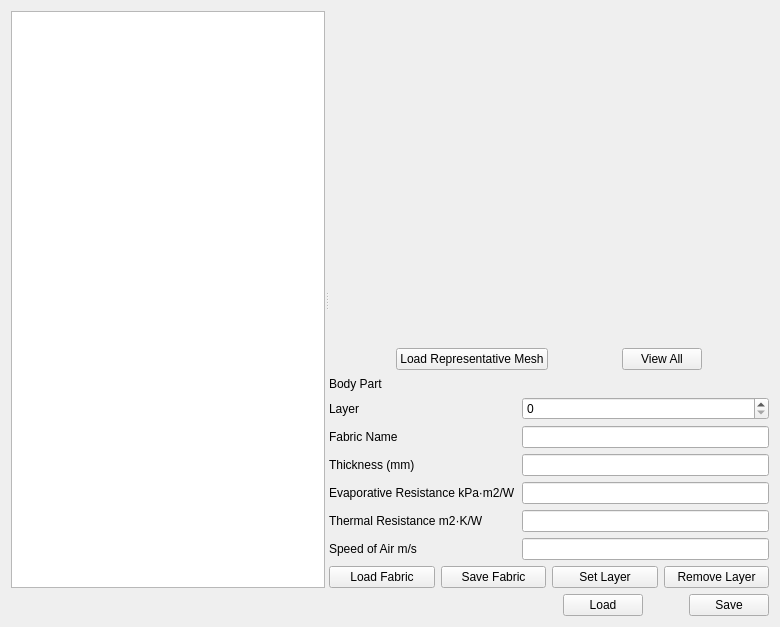
<?xml version="1.0" encoding="UTF-8"?>
<ui version="4.0">
 <class>Form</class>
 <widget class="QWidget" name="Form">
  <property name="geometry">
   <rect>
    <x>0</x>
    <y>0</y>
    <width>780</width>
    <height>627</height>
   </rect>
  </property>
  <property name="windowTitle">
   <string>Form</string>
  </property>
  <layout class="QVBoxLayout" name="verticalLayout_2" stretch="1,0">
   <item>
    <widget class="QSplitter" name="splitter">
     <property name="orientation">
      <enum>Qt::Horizontal</enum>
     </property>
     <widget class="QTreeView" name="anatomyView"/>
     <widget class="QWidget" name="layoutWidget">
      <layout class="QVBoxLayout" name="verticalLayout" stretch="10,0,0,0">
       <item>
        <widget class="QWidget" name="modelView" native="true"/>
       </item>
       <item>
        <layout class="QHBoxLayout" name="horizontalLayout_4">
         <item>
          <spacer name="horizontalSpacer_2">
           <property name="orientation">
            <enum>Qt::Horizontal</enum>
           </property>
           <property name="sizeHint" stdset="0">
            <size>
             <width>40</width>
             <height>20</height>
            </size>
           </property>
          </spacer>
         </item>
         <item>
          <widget class="QPushButton" name="loadZincMesh">
           <property name="text">
            <string>Load Representative Mesh</string>
           </property>
          </widget>
         </item>
         <item>
          <spacer name="horizontalSpacer_5">
           <property name="orientation">
            <enum>Qt::Horizontal</enum>
           </property>
           <property name="sizeHint" stdset="0">
            <size>
             <width>40</width>
             <height>20</height>
            </size>
           </property>
          </spacer>
         </item>
         <item>
          <widget class="QPushButton" name="viewAllScene">
           <property name="text">
            <string>View All</string>
           </property>
          </widget>
         </item>
         <item>
          <spacer name="horizontalSpacer_3">
           <property name="orientation">
            <enum>Qt::Horizontal</enum>
           </property>
           <property name="sizeHint" stdset="0">
            <size>
             <width>40</width>
             <height>20</height>
            </size>
           </property>
          </spacer>
         </item>
        </layout>
       </item>
       <item>
        <layout class="QFormLayout" name="formLayout">
         <item row="1" column="0">
          <widget class="QLabel" name="label">
           <property name="text">
            <string>Body Part</string>
           </property>
          </widget>
         </item>
         <item row="1" column="1">
          <widget class="QLabel" name="BodyPart">
           <property name="font">
            <font>
             <pointsize>10</pointsize>
             <weight>75</weight>
             <bold>true</bold>
            </font>
           </property>
           <property name="text">
            <string/>
           </property>
          </widget>
         </item>
         <item row="2" column="0">
          <widget class="QLabel" name="label_3">
           <property name="text">
            <string>Layer </string>
           </property>
          </widget>
         </item>
         <item row="2" column="1">
          <widget class="QSpinBox" name="layer"/>
         </item>
         <item row="3" column="0">
          <widget class="QLabel" name="label_4">
           <property name="text">
            <string>Fabric Name</string>
           </property>
          </widget>
         </item>
         <item row="3" column="1">
          <widget class="QLineEdit" name="fabricName"/>
         </item>
         <item row="4" column="0">
          <widget class="QLabel" name="label_5">
           <property name="text">
            <string>Thickness (mm)</string>
           </property>
          </widget>
         </item>
         <item row="4" column="1">
          <widget class="QLineEdit" name="fabricThickness"/>
         </item>
         <item row="5" column="0">
          <widget class="QLabel" name="label_7">
           <property name="text">
            <string>Evaporative Resistance kPa·m2/W</string>
           </property>
          </widget>
         </item>
         <item row="5" column="1">
          <widget class="QLineEdit" name="fabricEvaporativeResistance"/>
         </item>
         <item row="6" column="0">
          <widget class="QLabel" name="label_6">
           <property name="text">
            <string>Thermal Resistance m2·K/W</string>
           </property>
          </widget>
         </item>
         <item row="6" column="1">
          <widget class="QLineEdit" name="fabricThermalResistance"/>
         </item>
         <item row="7" column="0">
          <widget class="QLabel" name="velocityOfAirLabel">
           <property name="text">
            <string>Speed of Air m/s</string>
           </property>
          </widget>
         </item>
         <item row="7" column="1">
          <widget class="QLineEdit" name="velocityOfAir"/>
         </item>
        </layout>
       </item>
       <item>
        <layout class="QHBoxLayout" name="horizontalLayout">
         <item>
          <widget class="QPushButton" name="loadFabricModel">
           <property name="text">
            <string>Load Fabric</string>
           </property>
          </widget>
         </item>
         <item>
          <widget class="QPushButton" name="saveFabricModel">
           <property name="text">
            <string>Save Fabric</string>
           </property>
          </widget>
         </item>
         <item>
          <widget class="QPushButton" name="setLayerModel">
           <property name="text">
            <string>Set Layer</string>
           </property>
          </widget>
         </item>
         <item>
          <widget class="QPushButton" name="removeLayerModel">
           <property name="text">
            <string>Remove Layer</string>
           </property>
          </widget>
         </item>
        </layout>
       </item>
      </layout>
     </widget>
    </widget>
   </item>
   <item>
    <layout class="QHBoxLayout" name="horizontalLayout_2" stretch="1,0,0,0">
     <item>
      <spacer name="horizontalSpacer_4">
       <property name="orientation">
        <enum>Qt::Horizontal</enum>
       </property>
       <property name="sizeHint" stdset="0">
        <size>
         <width>40</width>
         <height>20</height>
        </size>
       </property>
      </spacer>
     </item>
     <item>
      <widget class="QPushButton" name="loadClothingModel">
       <property name="text">
        <string>Load</string>
       </property>
      </widget>
     </item>
     <item>
      <spacer name="horizontalSpacer">
       <property name="orientation">
        <enum>Qt::Horizontal</enum>
       </property>
       <property name="sizeHint" stdset="0">
        <size>
         <width>40</width>
         <height>20</height>
        </size>
       </property>
      </spacer>
     </item>
     <item>
      <widget class="QPushButton" name="saveClothingModel">
       <property name="text">
        <string>Save</string>
       </property>
      </widget>
     </item>
    </layout>
   </item>
  </layout>
 </widget>
 <resources/>
 <connections/>
</ui>
